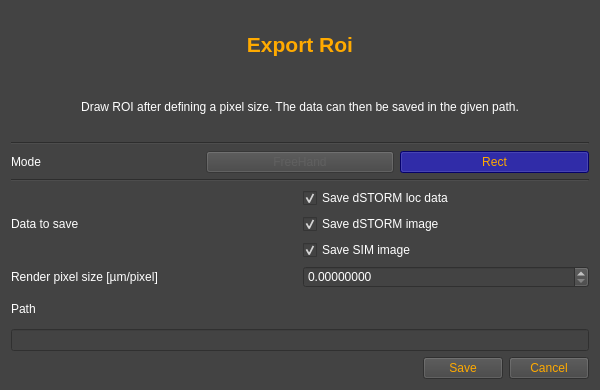
<?xml version="1.0" encoding="UTF-8"?>
<ui version="4.0">
 <class>Dialog_Export_Roi</class>
 <widget class="QDialog" name="Dialog_Export_Roi">
  <property name="windowModality">
   <enum>Qt::WindowModal</enum>
  </property>
  <property name="enabled">
   <bool>true</bool>
  </property>
  <property name="geometry">
   <rect>
    <x>0</x>
    <y>0</y>
    <width>600</width>
    <height>390</height>
   </rect>
  </property>
  <property name="font">
   <font>
    <strikeout>false</strikeout>
    <stylestrategy>PreferDefault</stylestrategy>
    <kerning>true</kerning>
   </font>
  </property>
  <property name="contextMenuPolicy">
   <enum>Qt::NoContextMenu</enum>
  </property>
  <property name="windowTitle">
   <string>Dialog</string>
  </property>
  <property name="styleSheet">
   <string notr="true">
QWidget{
	background-color: rgb(67, 67, 67);
	color: rgb(255, 255, 255);
}
QPushButton:checked{
	background-color: rgb(7, 2, 148);
}
QPushButton{
	color: rgb(255, 170,0);
}
QPushButton:disabled{
	color: rgb(96,96,96);
}</string>
  </property>
  <property name="modal">
   <bool>true</bool>
  </property>
  <layout class="QVBoxLayout" name="verticalLayout">
   <item>
    <layout class="QVBoxLayout" name="verticalLayout_3">
     <property name="topMargin">
      <number>5</number>
     </property>
     <item>
      <widget class="QLabel" name="label">
       <property name="text">
        <string>&lt;html&gt;&lt;head/&gt;&lt;body&gt;&lt;p align=&quot;center&quot;&gt;&lt;span style=&quot; font-size:16pt; font-weight:600; color:#ffaa00;&quot;&gt;Export Roi&lt;/span&gt;&lt;/p&gt;&lt;/body&gt;&lt;/html&gt;</string>
       </property>
      </widget>
     </item>
     <item>
      <widget class="QLabel" name="label_6">
       <property name="text">
        <string>&lt;html&gt;&lt;head/&gt;&lt;body&gt;&lt;p align=&quot;center&quot;&gt;&lt;span style=&quot; color:#ffffff;&quot;&gt;Draw ROI after defining a pixel size. The data can then be saved in the given path.&lt;/span&gt;&lt;/p&gt;&lt;/body&gt;&lt;/html&gt;</string>
       </property>
      </widget>
     </item>
     <item>
      <widget class="Line" name="line_3">
       <property name="orientation">
        <enum>Qt::Horizontal</enum>
       </property>
      </widget>
     </item>
     <item>
      <layout class="QHBoxLayout" name="horizontalLayout">
       <item>
        <widget class="QLabel" name="label_2">
         <property name="text">
          <string>Mode</string>
         </property>
        </widget>
       </item>
       <item>
        <widget class="QPushButton" name="pushButton_Mode_FreeHand">
         <property name="enabled">
          <bool>false</bool>
         </property>
         <property name="text">
          <string>FreeHand</string>
         </property>
        </widget>
       </item>
       <item>
        <widget class="QPushButton" name="pushButton_Mode_Rect">
         <property name="text">
          <string>Rect</string>
         </property>
         <property name="checkable">
          <bool>true</bool>
         </property>
         <property name="checked">
          <bool>true</bool>
         </property>
        </widget>
       </item>
      </layout>
     </item>
     <item>
      <widget class="Line" name="line_2">
       <property name="orientation">
        <enum>Qt::Horizontal</enum>
       </property>
      </widget>
     </item>
     <item>
      <layout class="QHBoxLayout" name="horizontalLayout_2">
       <item>
        <widget class="QLabel" name="label_3">
         <property name="text">
          <string>Data to save</string>
         </property>
        </widget>
       </item>
       <item>
        <layout class="QVBoxLayout" name="verticalLayout_4">
         <item>
          <widget class="QCheckBox" name="checkBox_save_loc">
           <property name="text">
            <string>Save dSTORM loc data</string>
           </property>
           <property name="checked">
            <bool>true</bool>
           </property>
          </widget>
         </item>
         <item>
          <widget class="QCheckBox" name="checkBox_save_dstorm_image">
           <property name="text">
            <string>Save dSTORM image</string>
           </property>
           <property name="checked">
            <bool>true</bool>
           </property>
          </widget>
         </item>
         <item>
          <widget class="QCheckBox" name="checkBox_save_sim_image">
           <property name="text">
            <string>Save SIM image</string>
           </property>
           <property name="checked">
            <bool>true</bool>
           </property>
          </widget>
         </item>
        </layout>
       </item>
      </layout>
     </item>
     <item>
      <layout class="QHBoxLayout" name="horizontalLayout_5">
       <item>
        <widget class="QLabel" name="label_5">
         <property name="text">
          <string>Render pixel size [µm/pixel]</string>
         </property>
        </widget>
       </item>
       <item>
        <widget class="QDoubleSpinBox" name="render_px_size">
         <property name="decimals">
          <number>8</number>
         </property>
        </widget>
       </item>
      </layout>
     </item>
     <item>
      <layout class="QHBoxLayout" name="horizontalLayout_3">
       <item>
        <layout class="QVBoxLayout" name="verticalLayout_5">
         <item>
          <widget class="QLabel" name="label_4">
           <property name="text">
            <string>Path</string>
           </property>
          </widget>
         </item>
         <item>
          <widget class="QLineEdit" name="lineEdit_path"/>
         </item>
        </layout>
       </item>
      </layout>
     </item>
     <item>
      <layout class="QHBoxLayout" name="horizontalLayout_4">
       <item>
        <spacer name="horizontalSpacer">
         <property name="orientation">
          <enum>Qt::Horizontal</enum>
         </property>
         <property name="sizeHint" stdset="0">
          <size>
           <width>40</width>
           <height>20</height>
          </size>
         </property>
        </spacer>
       </item>
       <item>
        <widget class="QPushButton" name="pushButton_Save">
         <property name="text">
          <string>Save</string>
         </property>
        </widget>
       </item>
       <item>
        <widget class="QPushButton" name="pushButton_Cancel">
         <property name="text">
          <string>Cancel</string>
         </property>
        </widget>
       </item>
      </layout>
     </item>
    </layout>
   </item>
  </layout>
 </widget>
 <resources/>
 <connections/>
</ui>
